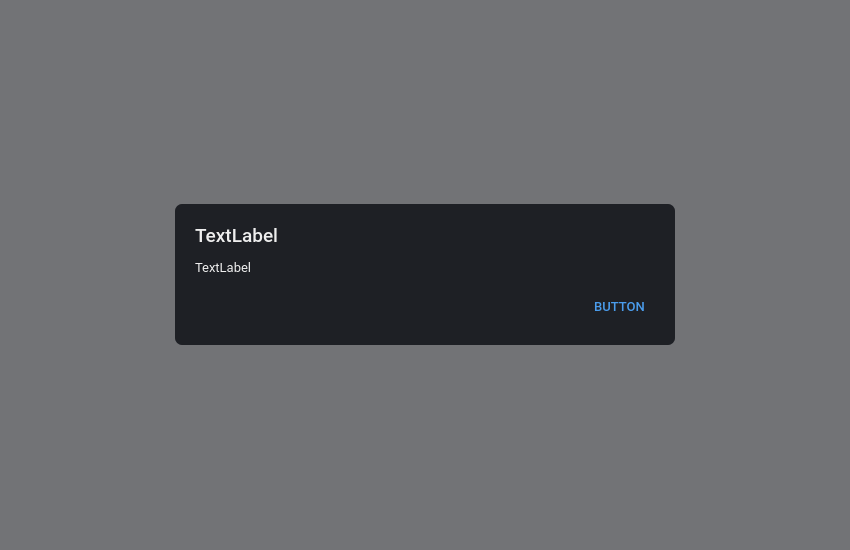
<?xml version="1.0" encoding="UTF-8"?>
<ui version="4.0">
 <class>ButtonsDialog</class>
 <widget class="QWidget" name="ButtonsDialog">
  <property name="geometry">
   <rect>
    <x>0</x>
    <y>0</y>
    <width>850</width>
    <height>550</height>
   </rect>
  </property>
  <property name="windowTitle">
   <string>Form</string>
  </property>
  <property name="styleSheet">
   <string notr="true">border: none;</string>
  </property>
  <layout class="QHBoxLayout" name="horizontalLayout">
   <property name="spacing">
    <number>0</number>
   </property>
   <property name="leftMargin">
    <number>0</number>
   </property>
   <property name="topMargin">
    <number>0</number>
   </property>
   <property name="rightMargin">
    <number>0</number>
   </property>
   <property name="bottomMargin">
    <number>0</number>
   </property>
   <item>
    <widget class="QFrame" name="background">
     <property name="styleSheet">
      <string notr="true">QFrame#background{
background-color: #991E2025;
}</string>
     </property>
     <property name="frameShape">
      <enum>QFrame::StyledPanel</enum>
     </property>
     <property name="frameShadow">
      <enum>QFrame::Raised</enum>
     </property>
     <layout class="QHBoxLayout" name="horizontalLayout_2">
      <item alignment="Qt::AlignHCenter|Qt::AlignVCenter">
       <widget class="QFrame" name="dialogBackground">
        <property name="minimumSize">
         <size>
          <width>500</width>
          <height>100</height>
         </size>
        </property>
        <property name="styleSheet">
         <string notr="true">QFrame#dialogBackground{
background-color: #1E2025;
border-radius: 7px;
}
QLabel{
color: #eeeeee;
}</string>
        </property>
        <property name="frameShape">
         <enum>QFrame::StyledPanel</enum>
        </property>
        <property name="frameShadow">
         <enum>QFrame::Raised</enum>
        </property>
        <layout class="QVBoxLayout" name="verticalLayout">
         <property name="spacing">
          <number>12</number>
         </property>
         <property name="leftMargin">
          <number>20</number>
         </property>
         <property name="topMargin">
          <number>20</number>
         </property>
         <property name="rightMargin">
          <number>20</number>
         </property>
         <property name="bottomMargin">
          <number>20</number>
         </property>
         <item>
          <widget class="QLabel" name="title">
           <property name="font">
            <font>
             <family>Roboto Medium</family>
             <pointsize>14</pointsize>
            </font>
           </property>
           <property name="text">
            <string>TextLabel</string>
           </property>
          </widget>
         </item>
         <item>
          <widget class="QLabel" name="content">
           <property name="font">
            <font>
             <family>Roboto</family>
             <pointsize>10</pointsize>
            </font>
           </property>
           <property name="text">
            <string>TextLabel</string>
           </property>
          </widget>
         </item>
         <item alignment="Qt::AlignRight">
          <widget class="QFrame" name="buttons">
           <property name="styleSheet">
            <string notr="true">QPushButton{
color: #4A9CEC
}</string>
           </property>
           <property name="frameShape">
            <enum>QFrame::StyledPanel</enum>
           </property>
           <property name="frameShadow">
            <enum>QFrame::Raised</enum>
           </property>
           <layout class="QHBoxLayout" name="horizontalLayout_3">
            <property name="spacing">
             <number>15</number>
            </property>
            <property name="leftMargin">
             <number>0</number>
            </property>
            <property name="topMargin">
             <number>10</number>
            </property>
            <property name="rightMargin">
             <number>10</number>
            </property>
            <property name="bottomMargin">
             <number>10</number>
            </property>
            <item>
             <widget class="QPushButton" name="button">
              <property name="font">
               <font>
                <family>Roboto Medium</family>
                <pointsize>10</pointsize>
                <bold>false</bold>
               </font>
              </property>
              <property name="cursor">
               <cursorShape>PointingHandCursor</cursorShape>
              </property>
              <property name="text">
               <string>BUTTON</string>
              </property>
             </widget>
            </item>
           </layout>
          </widget>
         </item>
        </layout>
       </widget>
      </item>
     </layout>
    </widget>
   </item>
  </layout>
 </widget>
 <resources/>
 <connections/>
</ui>
